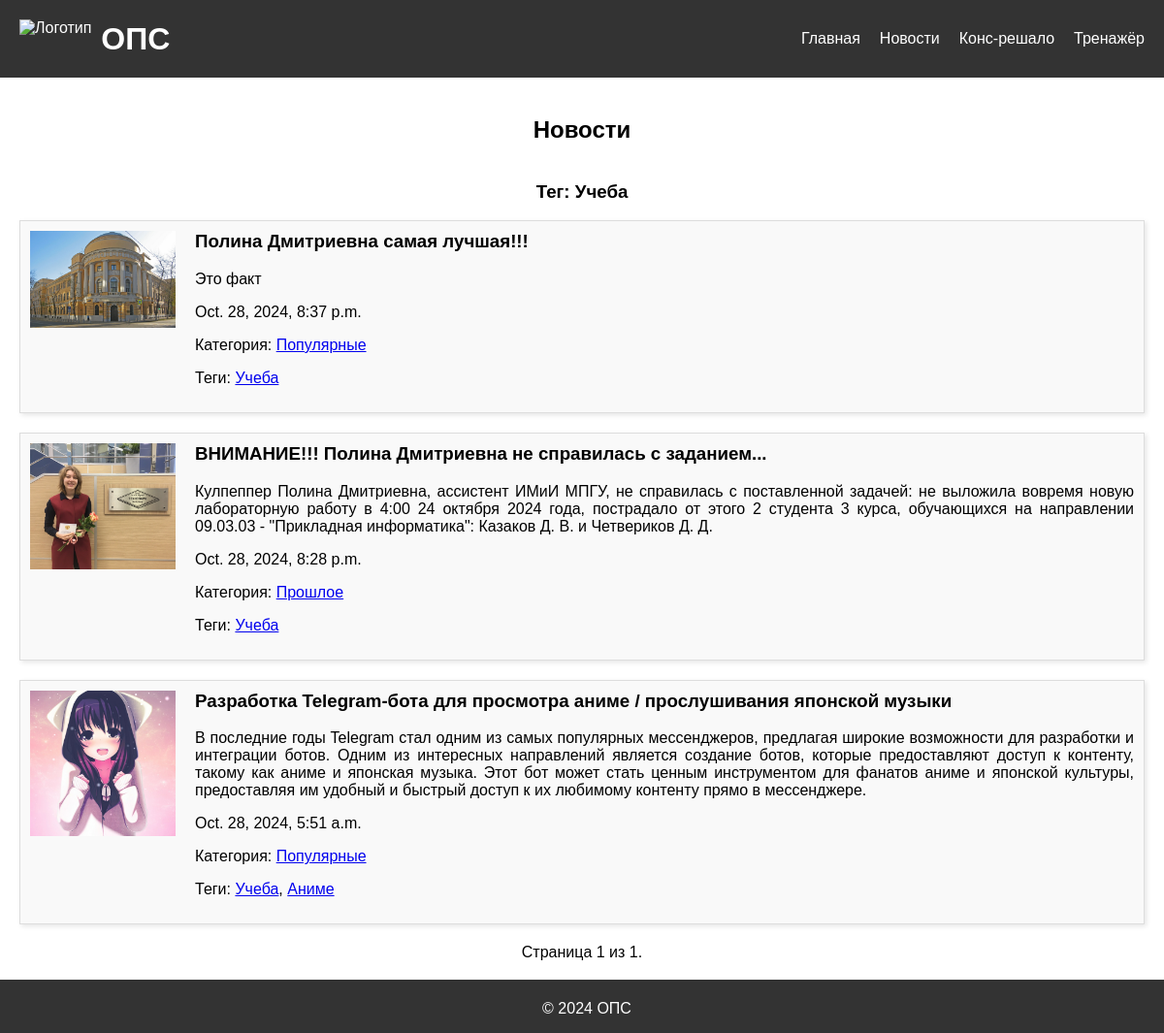
/glavna/tag/1/, run on the app's committed database.
### novosti/models.py (models this page shows, shortened)
class Tag(models.Model):
    name = models.CharField(max_length=100)

class News(models.Model):
    title = models.CharField(max_length=200)
    content = models.TextField()
    image = models.ImageField(blank=True, upload_to='news_images/')
    pub_date = models.DateTimeField(auto_now_add=True)
    category = models.ForeignKey(Category, on_delete=models.CASCADE, null=True, blank=True)
    tags = models.ManyToManyField(Tag, blank=True)

class Category(models.Model):
    name = models.CharField(max_length=100)

### novosti/views.py (the view)
# urls.py: path('tag/<int:tag_id>/', views.news_by_tag, name='news_by_tag'),
def news_by_tag(request, tag_id):
    tag = get_object_or_404(Tag, id=tag_id)
    news_list = News.objects.filter(tags=tag).order_by('-pub_date')
    paginator = Paginator(news_list, 4)  # По 4 новости на страницу
    page_number = request.GET.get('page')
    page_obj = paginator.get_page(page_number)
    return render(request, 'news_list.html', {'page_obj': page_obj, 'tag': tag})

### novosti/templates/news_list.html (shortened to what this page needs)
{% extends 'base.html' %}
{% block content %}
<h2>Новости</h2>
{% if tag %}
    <h3>Тег: {{ tag.name }}</h3>
{% endif %}
{% for news in page_obj %}
    <article class="news-item">
        <div class="news-image">
            <img src="{{ news.image.url }}" alt="{{ news.title }}">
        </div>
        <div class="news-content">
            <h3>{{ news.title }}</h3>
            <p>{{ news.content }}</p>
            <time>{{ news.pub_date }}</time>
            {% if news.category %}
                <p>Категория: <a href="{% url 'news_by_category' news.category.id %}">{{ news.category.name }}</a></p>
            {% else %}
                <p>Категория: Не указана</p>
            {% endif %}
            <p>Теги:
                {% for tag in news.tags.all %}
                    <a href="{% url 'news_by_tag' tag.id %}">{{ tag.name }}</a>{% if not forloop.last %}, {% endif %}
                {% endfor %}
            </p>
        </div>
    </article>
{% endfor %}
<div class="pagination">
    <span class="step-links">
        <span class="current">
            Страница {{ page_obj.number }} из {{ page_obj.paginator.num_pages }}.
        </span>
    </span>
</div>
{% endblock %}

### novosti/templates/base.html (shortened to what this page needs)
{% load static %}
<!DOCTYPE html>
<html lang="ru">
<head>
</head>
<body>
    <header>
        <div class="logo">
            <img src="https://steamuserimages-a.akamaihd.net/ugc/1786217710678428069/C4BFDB89E4BF94FAF9D12F62DD06C07FBAD72CA4/?imw=512&imh=512&ima=fit&impolicy=Letterbox&imcolor=%23000000&letterbox=true" alt="Логотип">
            <h1>ОПС</h1>
        </div>
        <nav>
            <ul>
                <li><a href="{% url 'home' %}">Главная</a></li>
                <li><a href="{% url 'news_list' %}">Новости</a></li>
                <li><a href="{% url 'solve_quadratic' %}">Конс-решало</a></li>
                <li><a href="{% url 'quadratic_trainer' %}">Тренажёр</a></li>
            </ul>
        </nav>
    </header>
    <main>
        {% block content %}
        {% endblock %}
    </main>
    <br><br><br>
    <footer>
        <p>&copy; 2024 ОПС</p>
    </footer>
</body>
</html>

### novosti/templates/base.html (style rules this page uses)
body { font-family: Arial, sans-serif; margin: 0; padding: 0; }
header { background-color: #333; color: white; padding: 10px 20px; display: flex; justify-content: space-between; align-items: center; height: 60px; }
.logo { display: flex; align-items: center; }
.logo img { height: 40px; margin-right: 10px; }
.logo h1 { margin: 0; color: white; }
nav ul { list-style-type: none; padding: 0; margin: 0; display: flex; align-items: center; }
nav ul li { margin-left: 20px; }
nav ul li a { color: white; text-decoration: none; }
main { padding: 20px; display: flex; justify-content: center; align-items: center; flex-direction: column; background-color: white; }
article.news-item { display: flex; align-items: flex-start; margin-bottom: 20px; border: 1px solid #ddd; box-shadow: 2px 2px 5px rgba(0, 0, 0, 0.1); padding: 10px; background-color: #f9f9f9; }
.news-image { flex: 0 0 150px; margin-right: 20px; }
.news-image img { max-width: 100%; height: auto; }
.news-content { flex: 1; text-align: justify; }
.news-content h3 { margin-top: 0; }
footer { background-color: #333; color: white; text-align: center; padding: 5px; position: fixed; width: 100%; bottom: 0; height: 45px; }
h1 { text-align: center; color: #333; }

### data on the page
Tag: name "Учеба"
News: image (picture), title "Полина Дмитриевна самая лучшая!!!", content "Это факт", pub_date "Oct. 28, 2024, 8:37 p.m.", category.name "Популярные"
News: image (picture), title "ВНИМАНИЕ!!! Полина Дмитриевна не справилась с заданием...", content "Кулпеппер Полина Дмитриевна, ассистент ИМиИ МПГУ, не справилась с поставленной задачей: не выложила вовремя новую лабораторную работу в 4:00 24 октября 2024 года, пострадало от этого 2 студента 3 курса, обучающихся на направлении 09.03.03 - \"Прикладная информатика\": Казаков Д. В. и Четвериков Д. Д.", pub_date "Oct. 28, 2024, 8:28 p.m.", category.name "Прошлое"
News: image (picture), title "Разработка Telegram-бота для просмотра аниме / прослушивания японской музыки", content "В последние годы Telegram стал одним из самых популярных мессенджеров, предлагая широкие возможности для разработки и интеграции ботов. Одним из интересных направлений является создание ботов, которые предоставляют доступ к контенту, такому как аниме и японская музыка. Этот бот может стать ценным инструментом для фанатов аниме и японской культуры, предоставляя им удобный и быстрый доступ к их любимому контенту прямо в мессенджере.", pub_date "Oct. 28, 2024, 5:51 a.m.", category.name "Популярные"
Tag: name "Аниме"

### other printed values
{{ page_obj.number }} "1"
{{ page_obj.paginator.num_pages }} "1"
